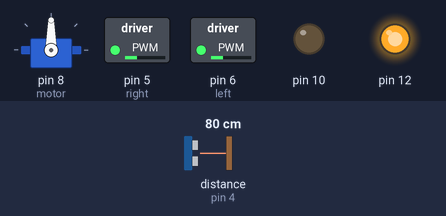
This sketch was run on a simulated Arduino Uno, built with avr-gcc and run on an emulated ATmega328P. Shown: servo, switched loads named in the sketch (green lamp = pin HIGH), output pins drawn as LEDs (lit = HIGH). Wiring (inferred from the names in the program): ultrasonic range finder: trigger pin 2; echo pin 4. The inputs (shaded band) are chosen by the test bench; at power-on: distance to the obstacle (sensor on pin 4) 80 cm. The echo pulse lasts 58.3 µs per cm; pins used as bus, display or sensor lines are not drawn.

Above: at 1.2 s.
1.3 s: distance to the obstacle (sensor on pin 4) set to 33 cm
2.8 s: distance to the obstacle (sensor on pin 4) set to 27 cm
At 3.6 s:
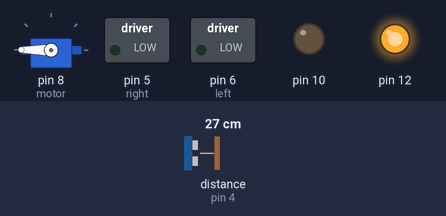
5.8 s: distance to the obstacle (sensor on pin 4) set to 35 cm
At 6.6 s:
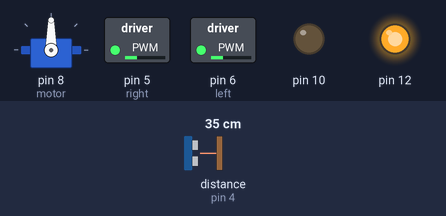
7.3 s: distance to the obstacle (sensor on pin 4) set to 2 cm
At 9.0 s:
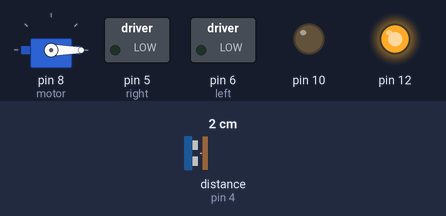
Timing chart, 0 to 14.3 s (numbered marks = the images above; inputs shaded):
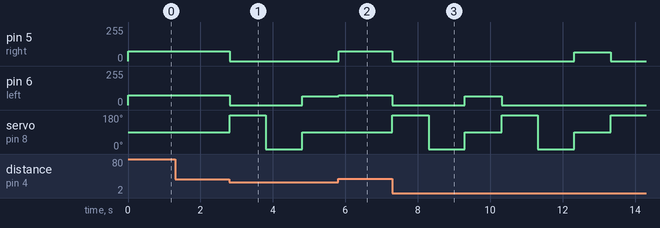

Measured:
- the behaviour switches between 31 and 30 cm on distance to the obstacle (sensor on pin 4) (found by bisection; images 0 and 1)
- after the input at 1.3 s, every drawn part: stays the same
- after the input at 2.8 s, pin 5 (right): 75/255 → 0/255 at once; pin 6 (left): 75/255 → 0/255 at once, → 65/255 2.0 s later; servo on pin 8 (motor): 90° → 180° at once, → 0° 1.0 s later, → 90° 1.0 s later
- after the input at 5.8 s, pin 5 (right): 0/255 → 75/255 at once; pin 6 (left): 65/255 → 75/255 at once; servo on pin 8 (motor): stays 90° (without the input it goes to 180° after 0.02 s)
- after the input at 7.3 s, pin 5 (right): 75/255 → 0/255 at once, → 65/255 5.0 s later, → 0/255 1.0 s later; pin 6 (left): 75/255 → 0/255 at once, → 65/255 2.0 s later, → 0/255 1.0 s later; servo on pin 8 (motor): 90° → 180° at once, → 0° 1.0 s later, → 90° 1.0 s later, → 180° 1.0 s later, … (7 changes in this stretch)

The sketch:

rbtUltrasonic.ino
```cpp
#include <Servo.h>
#define trig 2
#define echo 4
#define left 6
#define right 5

Servo motor;
long mesure[2];//for store left side and right side obsercle distances(if any stay)
long cm;
long t;
boolean remoteMode=false,ultrasonicMode=false;


void setup() {
  // put your setup code here, to run once:
  pinMode(12,OUTPUT);
  pinMode(10,OUTPUT);
  digitalWrite(12,HIGH);//as 5v pin
  digitalWrite(10,LOW);//as 0v pin
  //*****************//
  motor.attach(8);
  pinMode(2,OUTPUT);
  pinMode(4,INPUT);
  Serial.begin(9600);
  motor.write(90);
}

long ultraSonic(){
  digitalWrite(trig,HIGH);
  delayMicroseconds(10);
  digitalWrite(trig,LOW);
  t = pulseIn(echo,HIGH);
  cm = t/29/2;
  return cm;
  }

void servoMotor(){
  motor.write(180);
  mesure[0]=ultraSonic();
  delay(1000);
  motor.write(0);
  mesure[1]=ultraSonic();
  delay(1000);
  motor.write(90);

  }

void loop() {
  // put your main code here, to run repeatedly:
  if(ultraSonic()<30){
    analogWrite(left,0);
    analogWrite(right,0);
    servoMotor();
    if(mesure[0]>mesure[1]){
      analogWrite(left,0);
      analogWrite(right,65);
      delay(10);
      }else{
        analogWrite(left,65);
        analogWrite(right,0);
        delay(10);
        }
    delay(1000);

    }else{
    analogWrite(left,75);
    analogWrite(right,75);

      }


}
```
